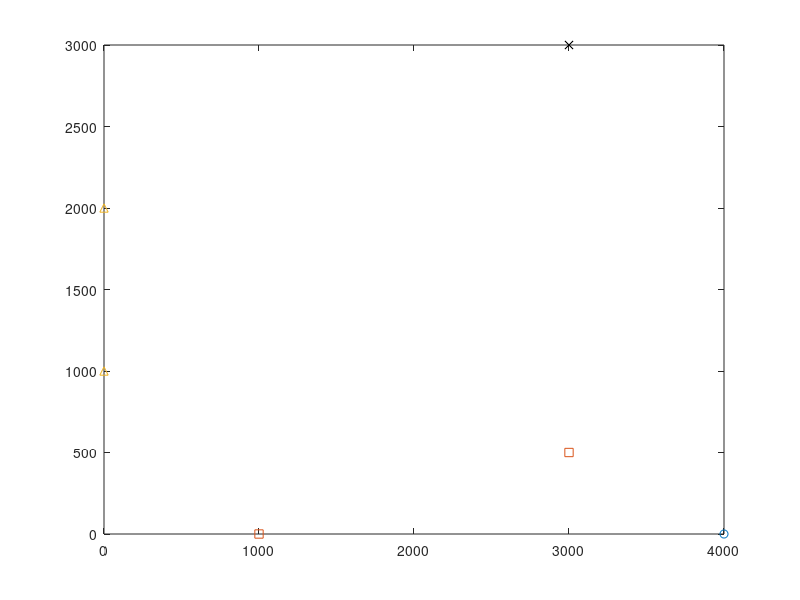

MATLAB code to generate this figure: (Note: this script raises an error after producing the figure.)
function figs = book2_ex2_1()
% figs=book2_ex2_1()
%
% Executes Example 2.1 from Practical Geolocation for Electronic Warfare
% with MATLAB.
%
% INPUTS
%   none
%
% OUTPUTS
%   figs         array of figures
%
% Nicholas O'Donoughue
% 22 April 2021

% Set up sensor and target coordinates
x_source = [3; 3]*1e3;

x_aoa = [4; 0]*1e3;
x_tdoa = [1, 3; 0, .5]*1e3;
x_fdoa = [0, 0; 1, 2]*1e3;
v_fdoa = [1, 1; -1, -1]*sqrt(.5)*300; % 300 m/s, at -45 deg heading

% Draw the geometry
fig1=figure;

plot(x_source(1), x_source(2), 'kx', 'DisplayName','Target');
hold on;
h_aoa=plot(x_aoa(1), x_aoa(2), 'o', 'DisplayName','AOA Sensor');
h_tdoa=plot(x_tdoa(1, :), x_tdoa(2, :), 's', 'DisplayName','TDOA Sensor');
h_fdoa=plot(x_fdoa(1, :), x_fdoa(2, :), '^', 'DisplayName','FDOA Sensor');
h=utils.drawArrow(x_fdoa(1,1)+[0 v_fdoa(1,1)],x_fdoa(2,1)+[0 v_fdoa(2,1)]);
h.Color = h_fdoa.Color; % Make sure the arrow color matches the marker
h=utils.drawArrow(x_fdoa(1,2)+[0 v_fdoa(1,2)],x_fdoa(2,2)+[0 v_fdoa(2,2)]);
h.Color = h_fdoa.Color; % Make sure the arrow color matches the marker

% AOA/TDOA/FDOA Solutions
psi = triang.measurement(x_aoa, x_source, false);
aoa_soln = triang.drawLob(x_aoa,psi,x_source,1.5);
plot(aoa_soln(1,:), aoa_soln(2,:), 'Color', h_aoa.Color, 'DisplayName', 'AOA Solution');

r = tdoa.measurement(x_tdoa, x_source);
tdoa_soln = tdoa.drawIsochrone(x_tdoa(:,2),x_tdoa(:,1),r,1000,5e3);
plot(tdoa_soln(1,:), tdoa_soln(2,:), 'Color', h_tdoa.Color, 'DisplayName', 'TDOA Solution');

r_dot = fdoa.measurement(x_fdoa, v_fdoa, x_source);
soln_fdoa = fdoa.drawIsodop(x_fdoa(:,2),v_fdoa(:,2),x_fdoa(:,1),v_fdoa(:,1),r_dot,2000,15e3);
plot(soln_fdoa(1,:), soln_fdoa(2,:), 'Color', h_fdoa.Color, 'DisplayName', 'FDOA Solution');

ylim([0 4]*1e3);
xlim([-0.5 5.5]*1e3);

legend('location','NorthEast')
utils.setPlotStyle(gca,{'clean','equal','widescreen','tight'});

%% Compute Variances and Print
err_aoa = 3; % deg
cov_psi = (err_aoa*pi/180)^2; % rad^2
fprintf('AOA Measurement: %.2f deg\n',psi*180/pi);
fprintf('AOA Covariance: %.2g rad^2\n',cov_psi);

err_time = 1e-7; % 100 ns timing error
err_r = err_time * utils.constants.c;
cov_r = (err_r)^2*eye(size(x_tdoa,2)); % m^2
fprintf('TDOA Measurement: %.2f m\n',r);
fprintf('TDOA Covariance: \t[%.2f, %.2f\n\t\t\t\t\t%.2f, %.2f] m^2\n',cov_r);

freq_err = 10; % Hz
f0 = 1e9; % Hz
rr_err = freq_err * utils.constants.c/f0; % (m/s)
cov_rr = rr_err^2*eye(size(x_fdoa,2)); % (m/s)^2
fprintf('FDOA Measurement: %.2f m/s\n',r_dot);
fprintf('FDOA Covariance: \t[%.2f, %.2f\n\t\t\t\t\t%.2f, %.2f] (m/s)^2\n',cov_rr);

z = hybrid.measurement(x_aoa, x_tdoa, x_fdoa, v_fdoa, x_source);
cov_z = blkdiag(cov_psi, cov_r, cov_rr);
%fprintf('Cov_z is:',cov_z);
%% Set Up Search Grid
x_grid = (-.5:.02:5.5)*1e3;
y_grid = (0:.02:4)*1e3;
[xx,yy] = meshgrid(x_grid, y_grid);
x_test_pos = [xx(:), yy(:)]'; % 2 x n_test_pos

%% Plot AOA Likelihood
ell_aoa = reshape(triang.loglikelihood(x_aoa, psi, cov_psi, x_test_pos), size(xx));

fig2=figure;
imagesc(x_grid,y_grid,ell_aoa);
hold on;
colorbar;
cmap = utils.viridis;
colormap(flipud(cmap));

plot(x_source(1), x_source(2), 'wx', 'DisplayName','Target');
plot(x_aoa(1), x_aoa(2), 'ko', 'DisplayName','AOA Sensor');

ylim([0 4]*1e3);
xlim([-0.5 5.5]*1e3);
caxis([-20 0]);
set(gca,'ydir','normal');
legend('Location','NorthEast');

utils.setPlotStyle(gca,{'widescreen'});

%% TDOA
ell_tdoa = reshape(tdoa.loglikelihood(x_tdoa, r, cov_r, x_test_pos), size(xx));

fig3=figure;
imagesc(x_grid,y_grid,ell_tdoa);
hold on;
colorbar;
cmap = utils.viridis;
colormap(flipud(cmap));

plot(x_source(1), x_source(2), 'wx', 'DisplayName','Target');
plot(x_tdoa(1, :), x_tdoa(2, :), 'ks', 'DisplayName','TDOA Sensor');

ylim([0 4]*1e3);
xlim([-0.5 5.5]*1e3);
caxis([-20 0]);
set(gca,'ydir','normal');
legend('Location','NorthEast');

utils.setPlotStyle(gca,{'widescreen'});

%% FDOA
ell_fdoa = reshape(fdoa.loglikelihood(x_fdoa, v_fdoa, r_dot, cov_rr, x_test_pos), size(xx));

fig4=figure;
imagesc(x_grid,y_grid,ell_fdoa);
hold on;
colorbar;
cmap = utils.viridis;
colormap(flipud(cmap));

plot(x_source(1), x_source(2), 'wx', 'DisplayName','Target');
plot(x_fdoa(1, :), x_fdoa(2, :), 'k^', 'DisplayName','FDOA Sensor');
utils.drawArrow(x_fdoa(1,1)+[0 v_fdoa(1,1)],x_fdoa(2,1)+[0 v_fdoa(2,1)]);
utils.drawArrow(x_fdoa(1,2)+[0 v_fdoa(1,2)],x_fdoa(2,2)+[0 v_fdoa(2,2)]);

ylim([0 4]*1e3);
xlim([-0.5 5.5]*1e3);
caxis([-20 0]);
set(gca,'ydir','normal');
legend('Location','NorthEast');

utils.setPlotStyle(gca,{'widescreen'});

%% Hybrid
ell_hybrid = reshape(hybrid.loglikelihood(x_aoa, x_tdoa, x_fdoa, v_fdoa, z, cov_z, x_test_pos), size(xx));

fig5=figure;
imagesc(x_grid,y_grid,ell_hybrid);
hold on;
colorbar;
cmap = utils.viridis;
colormap(flipud(cmap));

plot(x_source(1), x_source(2), 'wx', 'DisplayName','Target');
plot(x_aoa(1), x_aoa(2), 'ko', 'DisplayName','AOA Sensor');
plot(x_tdoa(1, :), x_tdoa(2, :), 'ks', 'DisplayName','TDOA Sensor');
plot(x_fdoa(1, :), x_fdoa(2, :), 'k^', 'DisplayName','FDOA Sensor');
utils.drawArrow(x_fdoa(1,1)+[0 v_fdoa(1,1)],x_fdoa(2,1)+[0 v_fdoa(2,1)]);
utils.drawArrow(x_fdoa(1,2)+[0 v_fdoa(1,2)],x_fdoa(2,2)+[0 v_fdoa(2,2)]);

ylim([0 4]*1e3);
xlim([-0.5 5.5]*1e3);
caxis([-20 0]);
set(gca,'ydir','normal');
legend('Location','NorthEast');

utils.setPlotStyle(gca,{'widescreen'});

%% Package figure handles
figs = [fig1, fig2, fig3, fig4, fig5];